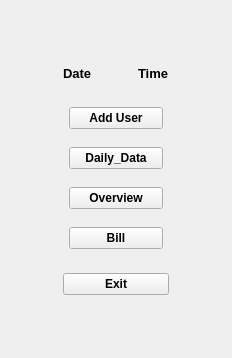
      <widget class="QWidget" name="Welcome">
       <layout class="QGridLayout" name="gridLayout_2">
        <item row="1" column="2">
         <spacer name="horizontalSpacer_3">
          <property name="orientation">
           <enum>Qt::Horizontal</enum>
          </property>
          <property name="sizeHint" stdset="0">
           <size>
            <width>40</width>
            <height>20</height>
           </size>
          </property>
         </spacer>
        </item>
        <item row="1" column="1">
         <layout class="QVBoxLayout" name="verticalLayout">
          <property name="leftMargin">
           <number>6</number>
          </property>
          <property name="topMargin">
           <number>6</number>
          </property>
          <property name="rightMargin">
           <number>6</number>
          </property>
          <property name="bottomMargin">
           <number>6</number>
          </property>
          <item>
           <layout class="QHBoxLayout" name="horizontalLayout_12">
            <property name="leftMargin">
             <number>6</number>
            </property>
            <property name="topMargin">
             <number>6</number>
            </property>
            <property name="rightMargin">
             <number>6</number>
            </property>
            <property name="bottomMargin">
             <number>6</number>
            </property>
            <item>
             <widget class="QLabel" name="Date">
              <property name="font">
               <font>
                <pointsize>10</pointsize>
                <weight>75</weight>
                <bold>true</bold>
               </font>
              </property>
              <property name="text">
               <string>Date</string>
              </property>
             </widget>
            </item>
            <item>
             <spacer name="horizontalSpacer">
              <property name="orientation">
               <enum>Qt::Horizontal</enum>
              </property>
              <property name="sizeHint" stdset="0">
               <size>
                <width>40</width>
                <height>20</height>
               </size>
              </property>
             </spacer>
            </item>
            <item>
             <widget class="QLabel" name="Time">
              <property name="font">
               <font>
                <pointsize>10</pointsize>
                <weight>75</weight>
                <bold>true</bold>
               </font>
              </property>
              <property name="text">
               <string>Time</string>
              </property>
             </widget>
            </item>
           </layout>
          </item>
          <item>
           <layout class="QVBoxLayout" name="verticalLayout_2">
            <property name="leftMargin">
             <number>6</number>
            </property>
            <property name="topMargin">
             <number>6</number>
            </property>
            <property name="rightMargin">
             <number>6</number>
            </property>
            <property name="bottomMargin">
             <number>6</number>
            </property>
            <item>
             <layout class="QHBoxLayout" name="horizontalLayout_14">
              <property name="leftMargin">
               <number>6</number>
              </property>
              <property name="topMargin">
               <number>6</number>
              </property>
              <property name="rightMargin">
               <number>6</number>
              </property>
              <property name="bottomMargin">
               <number>6</number>
              </property>
              <item>
               <widget class="QPushButton" name="btn_add_user">
                <property name="maximumSize">
                 <size>
                  <width>200</width>
                  <height>16777215</height>
                 </size>
                </property>
                <property name="font">
                 <font>
                  <weight>75</weight>
                  <bold>true</bold>
                 </font>
                </property>
                <property name="layoutDirection">
                 <enum>Qt::LeftToRight</enum>
                </property>
                <property name="text">
                 <string>Add User</string>
                </property>
               </widget>
              </item>
             </layout>
            </item>
            <item>
             <layout class="QHBoxLayout" name="horizontalLayout_15">
              <property name="leftMargin">
               <number>6</number>
              </property>
              <property name="topMargin">
               <number>6</number>
              </property>
              <property name="rightMargin">
               <number>6</number>
              </property>
              <property name="bottomMargin">
               <number>6</number>
              </property>
              <item>
               <widget class="QPushButton" name="btn_daily_data">
                <property name="maximumSize">
                 <size>
                  <width>200</width>
                  <height>16777215</height>
                 </size>
                </property>
                <property name="font">
                 <font>
                  <weight>75</weight>
                  <bold>true</bold>
                 </font>
                </property>
                <property name="layoutDirection">
                 <enum>Qt::LeftToRight</enum>
                </property>
                <property name="text">
                 <string>Daily_Data</string>
                </property>
               </widget>
              </item>
             </layout>
            </item>
            <item>
             <layout class="QHBoxLayout" name="horizontalLayout_16">
              <property name="leftMargin">
               <number>6</number>
              </property>
              <property name="topMargin">
               <number>6</number>
              </property>
              <property name="rightMargin">
               <number>6</number>
              </property>
              <property name="bottomMargin">
               <number>6</number>
              </property>
              <item>
               <widget class="QPushButton" name="btn_overview">
                <property name="maximumSize">
                 <size>
                  <width>200</width>
                  <height>16777215</height>
                 </size>
                </property>
                <property name="font">
                 <font>
                  <weight>75</weight>
                  <bold>true</bold>
                 </font>
                </property>
                <property name="text">
                 <string>Overview</string>
                </property>
               </widget>
              </item>
             </layout>
            </item>
            <item>
             <layout class="QHBoxLayout" name="horizontalLayout_30">
              <property name="leftMargin">
               <number>6</number>
              </property>
              <property name="topMargin">
               <number>6</number>
              </property>
              <property name="rightMargin">
               <number>6</number>
              </property>
              <property name="bottomMargin">
               <number>6</number>
              </property>
              <item>
               <widget class="QPushButton" name="btn_gen_bill">
                <property name="maximumSize">
                 <size>
                  <width>200</width>
                  <height>16777215</height>
                 </size>
                </property>
                <property name="font">
                 <font>
                  <weight>75</weight>
                  <bold>true</bold>
                 </font>
                </property>
                <property name="text">
                 <string>Bill</string>
                </property>
               </widget>
              </item>
             </layout>
            </item>
           </layout>
          </item>
          <item>
           <layout class="QHBoxLayout" name="horizontalLayout_13">
            <property name="leftMargin">
             <number>6</number>
            </property>
            <property name="topMargin">
             <number>6</number>
            </property>
            <property name="rightMargin">
             <number>6</number>
            </property>
            <property name="bottomMargin">
             <number>6</number>
            </property>
            <item>
             <widget class="QPushButton" name="Session_Exit">
              <property name="maximumSize">
               <size>
                <width>200</width>
                <height>16777215</height>
               </size>
              </property>
              <property name="font">
               <font>
                <weight>75</weight>
                <bold>true</bold>
               </font>
              </property>
              <property name="text">
               <string>Exit</string>
              </property>
             </widget>
            </item>
           </layout>
          </item>
         </layout>
        </item>
        <item row="2" column="1">
         <spacer name="verticalSpacer_3">
          <property name="orientation">
           <enum>Qt::Vertical</enum>
          </property>
          <property name="sizeHint" stdset="0">
           <size>
            <width>20</width>
            <height>40</height>
           </size>
          </property>
         </spacer>
        </item>
        <item row="1" column="0">
         <spacer name="horizontalSpacer_2">
          <property name="orientation">
           <enum>Qt::Horizontal</enum>
          </property>
          <property name="sizeHint" stdset="0">
           <size>
            <width>40</width>
            <height>20</height>
           </size>
          </property>
         </spacer>
        </item>
        <item row="0" column="1">
         <spacer name="verticalSpacer_2">
          <property name="orientation">
           <enum>Qt::Vertical</enum>
          </property>
          <property name="sizeHint" stdset="0">
           <size>
            <width>20</width>
            <height>40</height>
           </size>
          </property>
         </spacer>
        </item>
       </layout>
      </widget>
